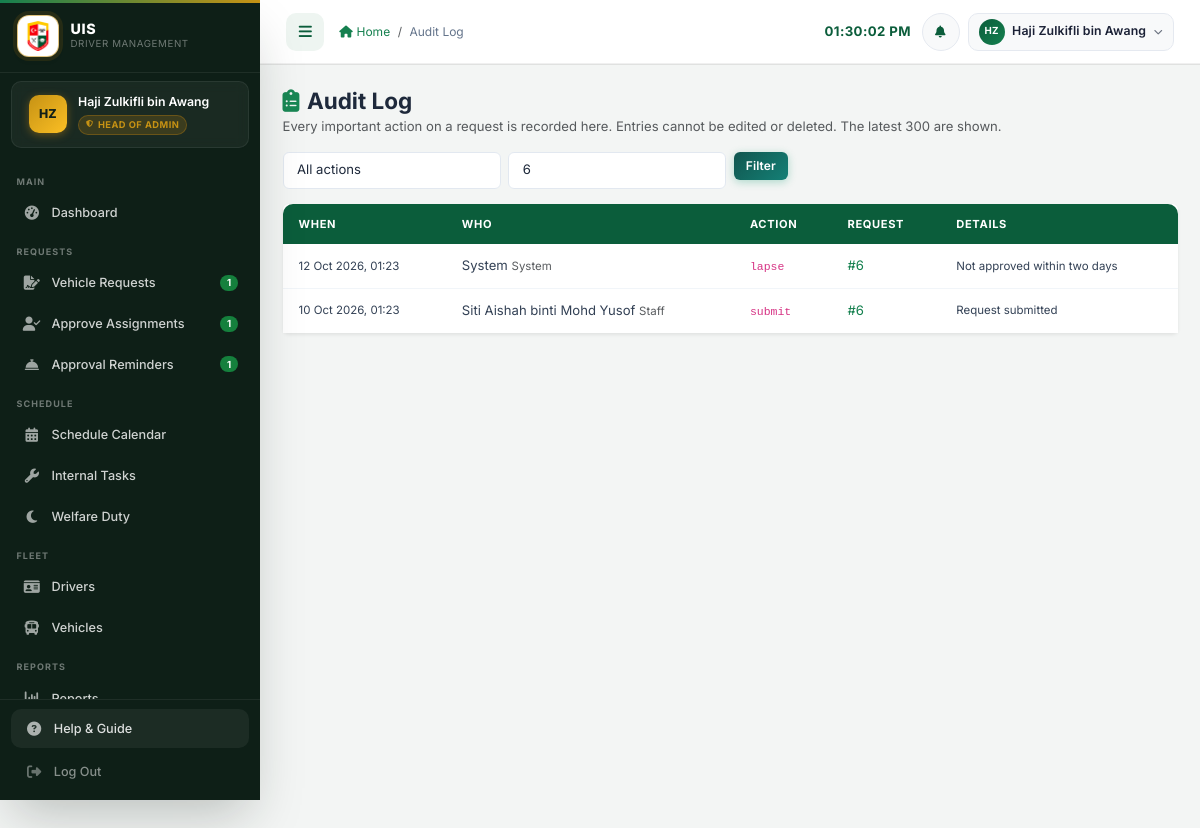
The page /admin/audit_log.php?request=6 (signed in) on the database its author committed.
### tables this page shows
CREATE TABLE `audit_log` (
  `log_id` int(11) NOT NULL AUTO_INCREMENT,
  `user_id` int(11) DEFAULT NULL,
  `user_role` varchar(20) DEFAULT NULL,
  `action` varchar(50) NOT NULL,
  `request_id` int(11) DEFAULT NULL,
  `reason` varchar(500) DEFAULT NULL,
  `created_at` datetime NOT NULL DEFAULT current_timestamp(),
  PRIMARY KEY (`log_id`),
  KEY `idx_audit_request` (`request_id`),
  KEY `idx_audit_action` (`action`,`created_at`)
);

CREATE TABLE `users` (
  `user_id` int(11) NOT NULL AUTO_INCREMENT,
  `username` varchar(50) NOT NULL,
  `password` varchar(255) NOT NULL,
  `email` varchar(100) NOT NULL,
  `full_name` varchar(100) NOT NULL,
  `role` enum('admin','driver','staff','supervisor','head_admin') NOT NULL DEFAULT 'staff',
  `driver_id` int(11) DEFAULT NULL,
  `department` varchar(100) DEFAULT NULL,
  `supervisor_id` int(11) DEFAULT NULL,
  `created_at` timestamp NOT NULL DEFAULT current_timestamp(),
  `phone` varchar(30) DEFAULT NULL,
  `failed_attempts` tinyint(3) unsigned NOT NULL DEFAULT 0,
  `is_active` tinyint(1) NOT NULL DEFAULT 1,
  `last_login_at` datetime DEFAULT NULL,
  `locked_until` datetime DEFAULT NULL,
  PRIMARY KEY (`user_id`),
  UNIQUE KEY `uq_users_username` (`username`)
);

### admin/audit_log.php (the view, shortened to what this page needs)
<?php
require_once '../config/database.php';
$request_id = (int)($_GET['request'] ?? 0);
$where = []; $types = ''; $params = [];
if ($request_id > 0)   { $where[] = 'a.request_id = ?'; $types .= 'i'; $params[] = $request_id; }
$sql = "SELECT a.*, u.full_name FROM audit_log a LEFT JOIN users u ON u.user_id = a.user_id"
     . ($where ? ' WHERE ' . implode(' AND ', $where) : '')
     . ' ORDER BY a.log_id DESC LIMIT 300';
$stmt = $conn->prepare($sql);
if ($types !== '') { $stmt->bind_param($types, ...$params); }
$stmt->execute();
$rows = $stmt->get_result()->fetch_all(MYSQLI_ASSOC);
$role_names = ['admin' => 'Admin Assistant', 'superadmin' => 'Admin Assistant', 'head_admin' => 'Head of Admin', 'staff' => 'Staff',
               'supervisor' => 'Head of Section', 'driver' => 'Driver', 'system' => 'System'];
?>
<!DOCTYPE html>
<html lang="en">
<head>
    <link href="https://cdn.jsdelivr.net/npm/bootstrap@5.3.0/dist/css/bootstrap.min.css" rel="stylesheet">
    <link href="https://cdnjs.cloudflare.com/ajax/libs/font-awesome/6.4.0/css/all.min.css" rel="stylesheet">
    <link href="<?= SITE_URL ?>/assets/css/style.css" rel="stylesheet">
</head>
<body>
<?php require_once '../includes/sidebar.php'; ?>
<main class="main-content p-4" id="mainContent">
    <h4 class="fw-bold mb-1"><i class="fas fa-clipboard-list text-success me-2"></i>Audit Log</h4>
    <p class="text-muted small">Every important action on a request is recorded here. Entries cannot be edited or deleted. The latest 300 are shown.</p>
    <form class="row g-2 mb-3" method="get">
        <div class="col-md-3">
            <select class="form-select form-select-sm" name="action" aria-label="Action">
                <option value="">All actions</option>
            </select>
        </div>
        <div class="col-md-3">
            <input class="form-control form-control-sm" type="number" min="1" name="request" placeholder="Request no." value="<?= $request_id ?: '' ?>">
        </div>
        <div class="col-auto"><button class="btn btn-sm btn-success" type="submit">Filter</button></div>
    </form>
    <div class="card border-0 shadow-sm"><div class="table-responsive">
        <table class="table table-sm align-middle mb-0">
            <thead class="table-light"><tr><th>When</th><th>Who</th><th>Action</th><th>Request</th><th>Details</th></tr></thead>
            <tbody>
            <?php foreach ($rows as $r): ?>
                <tr>
                    <td class="text-nowrap small"><?= date('d M Y, H:i', strtotime($r['created_at'])) ?></td>
                    <td><?= htmlspecialchars($r['full_name'] ?? 'System') ?>
                        <span class="text-muted small"><?= htmlspecialchars($role_names[$r['user_role'] ?? ''] ?? ($r['user_role'] ?? '')) ?></span></td>
                    <td><code><?= htmlspecialchars($r['action']) ?></code></td>
                    <td><?= $r['request_id'] ? '<a href="?request=' . (int)$r['request_id'] . '">#' . (int)$r['request_id'] . '</a>' : '-' ?></td>
                    <td class="small"><?= htmlspecialchars($r['reason'] ?? '') ?></td>
                </tr>
            <?php endforeach; ?>
            </tbody>
        </table>
    </div></div>
</main>
</body>
</html>

### assets/css/style.css (style rules this page uses)
:root { --uis-primary: #0b5d3b; --uis-secondary: #15804f; --uis-accent: #c69214; --uis-light: #eef5f1; --uis-dark: #122018; --uis-success: #15803d; --uis-danger: #b91c1c; --uis-warning: #b45309; --uis-info: #0e7490; --grad-blue: linear-gradient(135deg, #0a4d31 0%, #0e6b45 100%); --grad-green: linear-gradient(135deg, #11564f 0%, #148076 100%); --grad-amber: linear-gradient(135deg, #8a6410 0%, #b58a1a 100%); --grad-red: linear-gradient(135deg, #7f1d1d 0%, #a82727 100%); --grad-purple: linear-gradient(135deg, #334155 0%, #475569 100%); --grad-teal: linear-gradient(135deg, #134e4a 0%, #0f766e 100%); --grad-sky: linear-gradient(135deg, #27556d 0%, #35708f 100%); --sidebar-width: 260px; --sidebar-bg: #0e1f17; --sidebar-text: rgba(255,255,255,.80); --sidebar-muted: rgba(255,255,255,.40); --sidebar-active-bg: rgba(21,128,79,.30); --sidebar-hover-bg: rgba(255,255,255,.06); --sidebar-border: rgba(255,255,255,.07); --header-height: 64px; --shadow-xs: 0 1px 3px rgba(18,32,24,.06), 0 1px 2px rgba(18,32,24,.04); --shadow-sm: 0 4px 6px -1px rgba(18,32,24,.08), 0 2px 4px -1px rgba(18,32,24,.05); --shadow-md: 0 10px 15px -3px rgba(18,32,24,.10), 0 4px 6px -2px rgba(18,32,24,.06); --shadow-lg: 0 20px 25px -5px rgba(18,32,24,.12), 0 10px 10px -5px rgba(18,32,24,.05); --shadow-xl: 0 25px 50px -12px rgba(18,32,24,.25); --shadow-glow-blue: var(--shadow-sm); --shadow-glow-green: var(--shadow-sm); --shadow-glow-amber: var(--shadow-sm); --shadow-glow-red: var(--shadow-sm); --radius-sm: 6px; --radius-md: 10px; --radius-lg: 14px; --radius-xl: 20px; --transition: all .25s cubic-bezier(.4,0,.2,1); --font-base: 'Inter', 'Segoe UI', system-ui, sans-serif; }
*,*::before,*::after { box-sizing: border-box; margin: 0; padding: 0; }
html { scroll-behavior: smooth; font-size: 15px; }
body { font-family: var(--font-base); background: #f3f5f4; color: #1e293b; min-height: 100vh; overflow-x: hidden; }
@media (min-width: 992px) { body { padding-left: var(--sidebar-width); padding-top: var(--header-height); transition: padding-left .3s ease; } }
a { color: var(--uis-secondary); text-decoration: none; transition: var(--transition); }
.main-content { min-height: 100vh; padding: 1.75rem; animation: fadeInUp .35s ease both; }
.table { width: 100%; margin-bottom: 0; font-size: .875rem; border-collapse: separate; border-spacing: 0; }
.table thead th { background: linear-gradient(135deg, var(--uis-primary) 0%, #0b5d3b 100%); color: #fff; font-weight: 700; font-size: .74rem; text-transform: uppercase; letter-spacing: .06em; padding: 12px 16px; border: none; white-space: nowrap; }
.table thead th:first-child { border-radius: var(--radius-md) 0 0 0; }
.table thead th:last-child { border-radius: 0 var(--radius-md) 0 0; }
.table tbody tr { transition: background .12s ease; }
.table tbody td { padding: 12px 16px; vertical-align: middle; border-bottom: 1px solid #f1f5f9; color: #334155; }
.table tbody tr:last-child td { border-bottom: none; }
.btn { border-radius: var(--radius-sm); font-size: .875rem; font-weight: 600; padding: .5rem 1.1rem; transition: var(--transition); display: inline-flex; align-items: center; gap: .4rem; cursor: pointer; text-decoration: none; line-height: 1.5; letter-spacing: .01em; }
.btn-success { background: var(--grad-green); border: none; color: #fff; box-shadow: 0 2px 8px rgba(5,150,105,.30); }
.btn-sm { padding: .32rem .8rem; font-size: .80rem; }
.form-control, .form-select { border: 1.5px solid #e2e8f0; border-radius: var(--radius-sm); font-size: .875rem; color: #1e293b; background: #fff; padding: .5rem .9rem; transition: var(--transition); width: 100%; }

### rows shown on the page
audit_log: created_at "12 Oct 2026, 01:23", full_name "System", user_role "System", action "lapse", request "6", reason "Not approved within two days"
audit_log: created_at "10 Oct 2026, 01:23", user.full_name "Siti Aishah binti Mohd Yusof", user_role "Staff", action "submit", request "6", reason "Request submitted"

### other values the page prints
$initials "HZ"
$full_name "Haji Zulkifli bin Awang"
$role_label "HEAD OF ADMIN"
$_section "MAIN"
$_label "Dashboard"
$_section "REQUESTS"
$_label "Vehicle Requests"
$_badge[$_bk] "1"
$_label "Approve Assignments"
$_label "Approval Reminders"
$_section "SCHEDULE"
$_label "Schedule Calendar"
$_label "Internal Tasks"
$_label "Welfare Duty"
$_section "FLEET"
